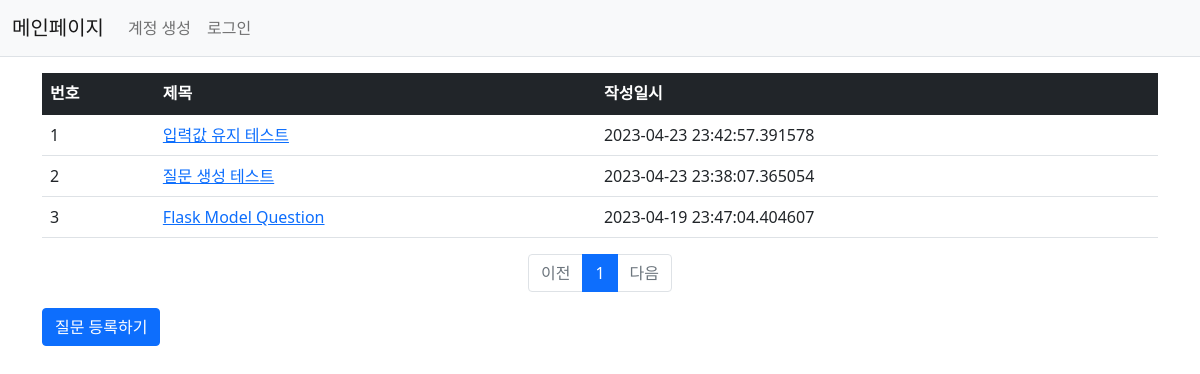
Page /question/list/ on the earlier database version.
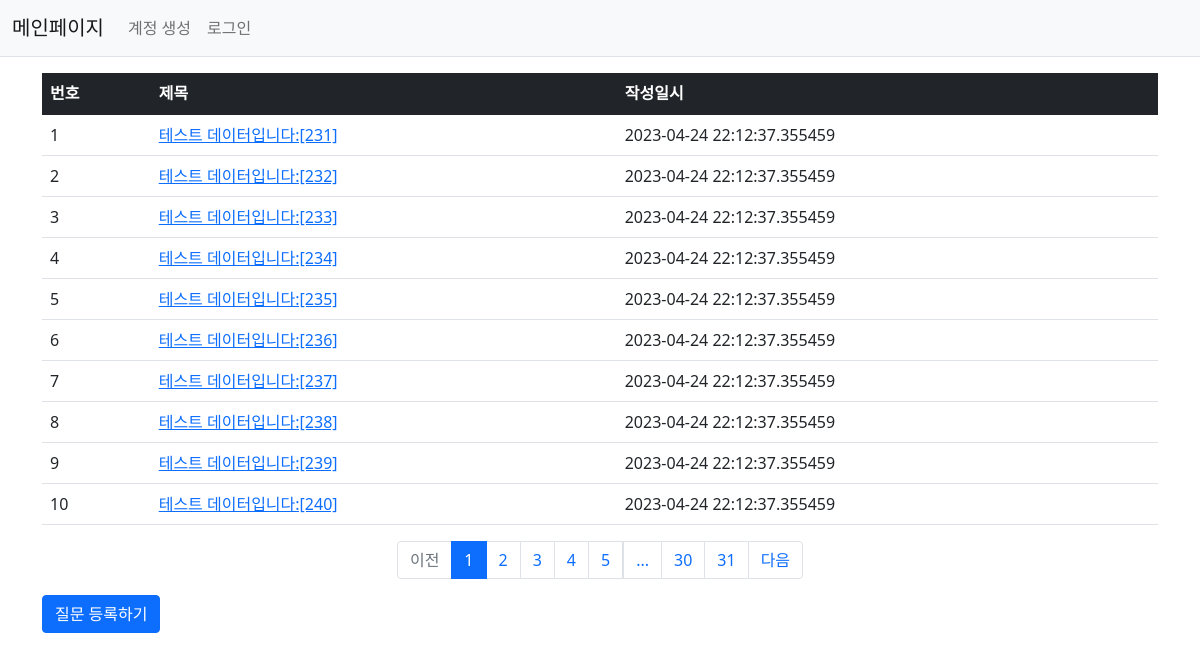
Same page on the later database version.
### pybo/models.py (models this page shows)
class Question(db.Model):
    id = db.Column(db.Integer, primary_key=True)
    subject = db.Column(db.String(200), nullable=False)
    content = db.Column(db.Text(), nullable=False)
    create_date = db.Column(db.DateTime(), nullable=False)

### pybo/views/question_views.py (the view)
@bp.route('/list/')
def _list():
    page = request.args.get('page', type=int, default=1)  # 페이지
    question_list = Question.query.order_by(Question.create_date.desc())
    question_list = question_list.paginate(page=page, per_page=10)
    return render_template('question/question_list.html', question_list=question_list)

### pybo/templates/question/question_list.html
{% extends 'base.html' %}
{% block content %}
    <div class="container my-3">
        <table class="table">
            <thead>
            <tr class="table-dark">
                <th>번호</th>
                <th>제목</th>
                <th>작성일시</th>
            </tr>
            </thead>
            <tbody>
            {% if question_list %}
            {% for question in question_list.items %}
            <tr>
                <td>{{ loop.index }}</td>
                <td>
                    <a href="{{ url_for('question.detail', question_id=question.id) }}">{{ question.subject }}</a>
                </td>
                <td>{{ question.create_date }}</td>
            </tr>
            {% endfor %}
            {% else %}
            <tr>
                <td colspan="3">질문이 없습니다.</td>
            </tr>
            {% endif %}
            </tbody>
        </table>
        <ul class="pagination justify-content-center">
            {% if question_list.has_prev %}
            <li class="page-item">
                <a class="page-link" href="?page={{ question_list.prev_num }}">이전</a>
            </li>
            {% else %}
            <li class="page-item disabled">
                <a class="page-link" tabindex="-1" aria-disabled="true" href="javascript:void(0)">이전</a>
            </li>
            {% endif %}
            {% for page_num in question_list.iter_pages() %}
            {% if page_num %}
            {% if page_num != question_list.page %}
            <li class="page-item">
                <a class="page-link" href="?page={{ page_num }}">{{ page_num }}</a>
            </li>
            {% else %}
            <li class="page-item active" aria-current="page">
                <a class="page-link" href="javascript:void(0)">{{ page_num }}</a>
            </li>
            {% endif %}
            {% else %}
            <li class="disabled">
                <a class="page-link" href="javascript:void(0)">...</a>
            </li>
            {% endif %}
            {% endfor %}
            {% if question_list.has_next %}
            <li class="page-item">
                <a class="page-link" href="?page={{ question_list.next_num }}">다음</a>
            </li>
            {% else %}
            <li class="page-item disabled">
                <a class="page-link" tabindex="-1" aria-disabled="true" href="javascript:void(0)">다음</a>
            </li>
            {% endif %}
        </ul>
        <a href="{{ url_for('question.create') }}" class="btn btn-primary">질문 등록하기</a>
    </div>
{% endblock %}

### pybo/templates/base.html (shortened to what this page needs)
<!DOCTYPE html>
<html lang="ko">
<head>
    <link rel="stylesheet" href="{{ url_for('static', filename='bootstrap.min.css') }}">
    <link rel="stylesheet" href="{{ url_for('static', filename='style.css') }}">
</head>
<body>
    {% include "navbar.html" %}
    {% block content %}
    {% endblock %}
</body>
</html>

### pybo/templates/navbar.html (shortened to what this page needs)
<nav class="navbar navbar-expand-lg navbar-light bg-light border-bottom">
    <div class="container-fluid">
        <a class="navbar-brand" href="{{ url_for('main.index') }}">메인페이지</a>
        <div class="collapse navbar-collapse" id="navbarSupportedContent">
            <ul class="navbar-nav me-auto mb-2 mb-lg-0">
                <li class="nav-item">
                    <a class="nav-link" href="#">계정 생성</a>
                </li>
                <li class="nav-item">
                    <a class="nav-link" href="#">로그인</a>
                </li>
            </ul>
        </div>
    </div>
</nav>

Differences in the rows shown:
no longer on this page (row unchanged): Question: subject "입력값 유지 테스트", create_date "2023-04-23 23:42:57.391578"
no longer on this page (row unchanged): Question: subject "질문 생성 테스트", create_date "2023-04-23 23:38:07.365054"
no longer on this page (row unchanged): Question: subject "Flask Model Question", create_date "2023-04-19 23:47:04.404607"
added Question: subject "테스트 데이터입니다:[231]", create_date "2023-04-24 22:12:37.355459"
added Question: subject "테스트 데이터입니다:[232]", create_date "2023-04-24 22:12:37.355459"
added Question: subject "테스트 데이터입니다:[233]", create_date "2023-04-24 22:12:37.355459"
added Question: subject "테스트 데이터입니다:[234]", create_date "2023-04-24 22:12:37.355459"
added Question: subject "테스트 데이터입니다:[235]", create_date "2023-04-24 22:12:37.355459"
added Question: subject "테스트 데이터입니다:[236]", create_date "2023-04-24 22:12:37.355459"
added Question: subject "테스트 데이터입니다:[237]", create_date "2023-04-24 22:12:37.355459"
added Question: subject "테스트 데이터입니다:[238]", create_date "2023-04-24 22:12:37.355459"
added Question: subject "테스트 데이터입니다:[239]", create_date "2023-04-24 22:12:37.355459"
added Question: subject "테스트 데이터입니다:[240]", create_date "2023-04-24 22:12:37.355459"
Other differences:
new list line: "2"
new list line: "3"
new list line: "4"
new list line: "5"
new list line: "30"
new list line: "31"
